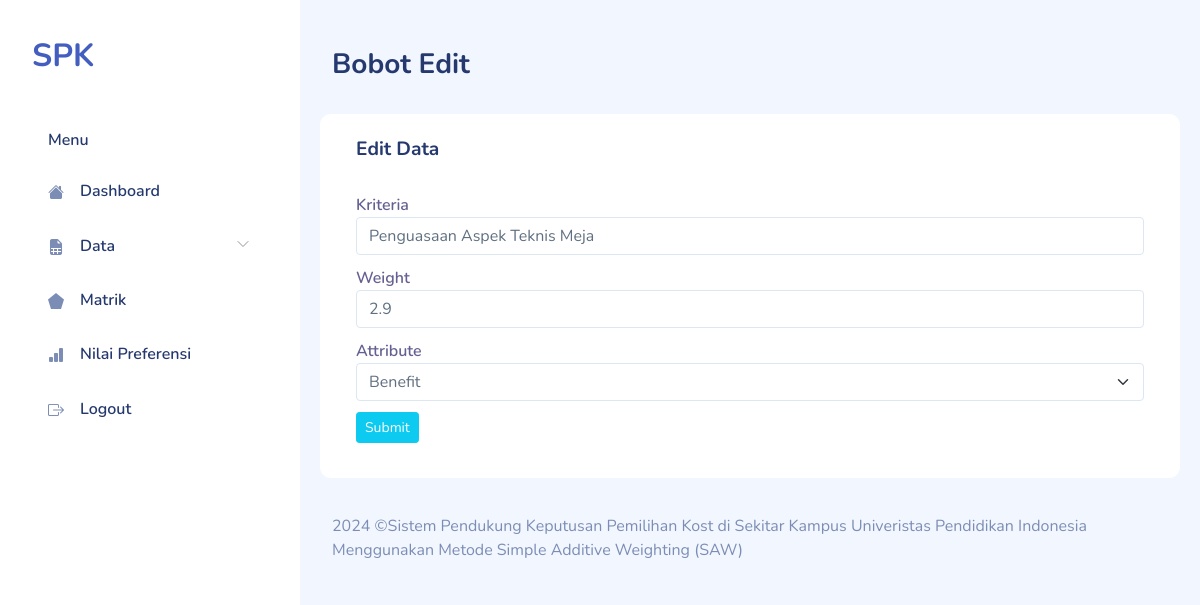
The page /bobot-edit.php?id=1 (signed in) on the database as committed earlier.
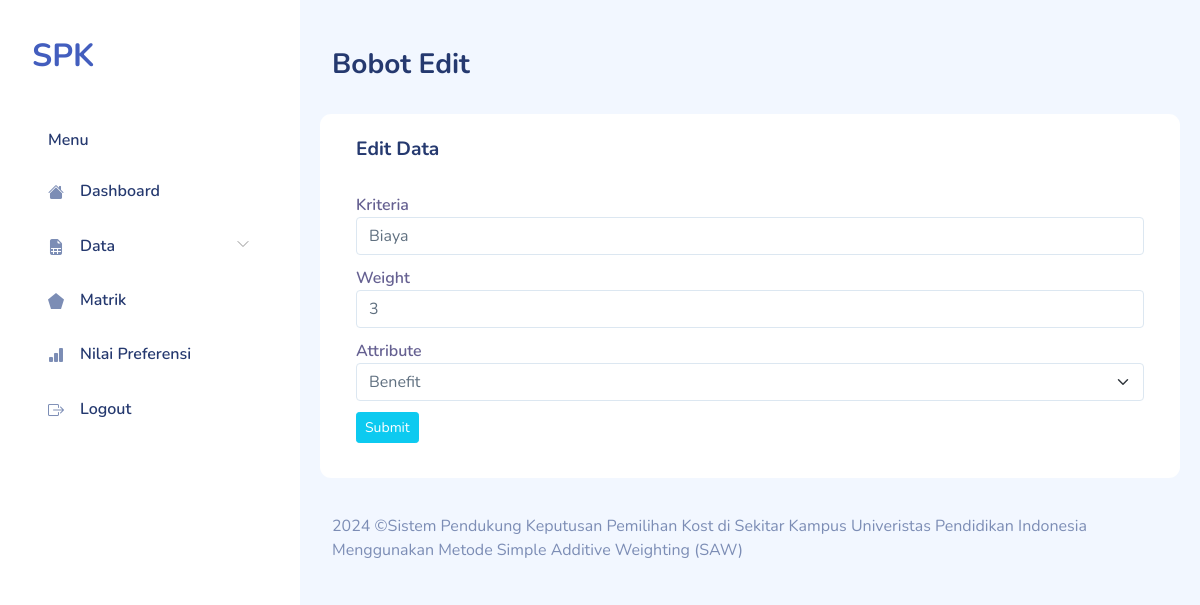
The same page on the database as committed later.
### tables this page shows
CREATE TABLE `saw_criterias` (
  `id_criteria` tinyint(3) UNSIGNED NOT NULL,
  `criteria` varchar(100) NOT NULL,
  `weight` float NOT NULL,
  `attribute` set('benefit','cost') DEFAULT NULL
);

### bobot-edit.php (the view, shortened to what this page needs)
<?php
require "include/conn.php";
$id = $_GET['id'];
$sql = "SELECT * FROM saw_criterias WHERE id_criteria = '$id' ";
$result = $db->query($sql);
$row = $result->fetch_array();
?>
<!DOCTYPE html>
<html lang="en">
    <?php require "layout/head.php";?>
    <body>
        <div id="app">
            <?php require "layout/sidebar.php";?>
            <div id="main">
                <div class="page-heading">
                    <h3>Bobot Edit</h3>
                </div>
                <div class="page-content">
                    <section class="row">
                    <div class="card">
                        <div class="card-header">
                            <h4 class="card-title">Edit Data</h4>
                        </div>
                        <div class="card-body">
                            <div class="row">
                                <div class="col">
                                    <form action="bobot-edit-act.php" method="POST">
                                    <div class="form-group">
                                        <label for="basicInput">Kriteria</label>
                                        <input type="text" class="form-control" name="criteria" value="<?=$row['criteria'];?>">
                                    </div>
                                    <div class="form-group">
                                        <label for="basicInput">Weight</label>
                                        <input type="text" class="form-control" name="weight" value="<?=$row['weight'];?>">
                                    </div>
                                    <div class="form-group">
                                        <label for="basicInput">Attribute</label>
                                        <select class="form-control form-select" name="attribute">
                                            <option value="benefit">Benefit</option>
                                          </select>
                                    </div>
                                    <div class="form-group">
                                        <input type="submit" class="btn btn-info btn-sm">
                                    </div>
                                    </form>
                                </div>
                            </div>
                        </div>
                    </div>
                    </section>
                </div>
                <?php require "layout/footer.php";?>
            </div>
        </div>
    </body>
</html>

Rows that differ between the two databases and show on the page:
changed saw_criterias: criteria "Penguasaan Aspek Teknis Meja" → "Biaya"; weight "2.9" → "3"
